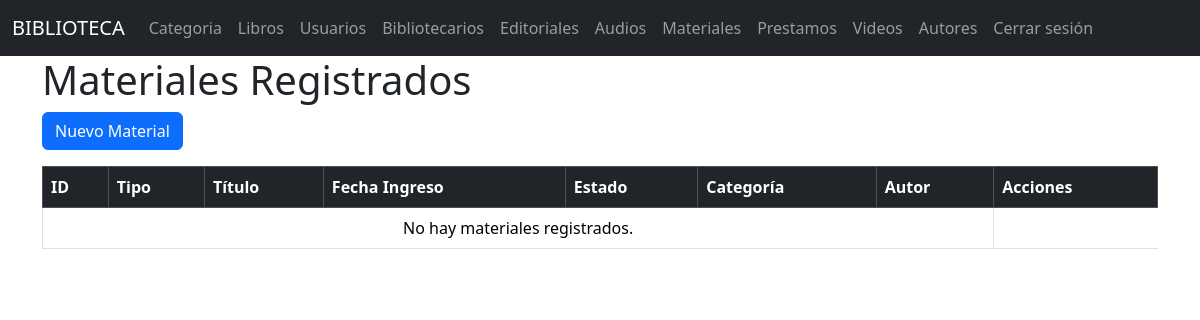
/materiales/, run on an earlier commit of the app's database.
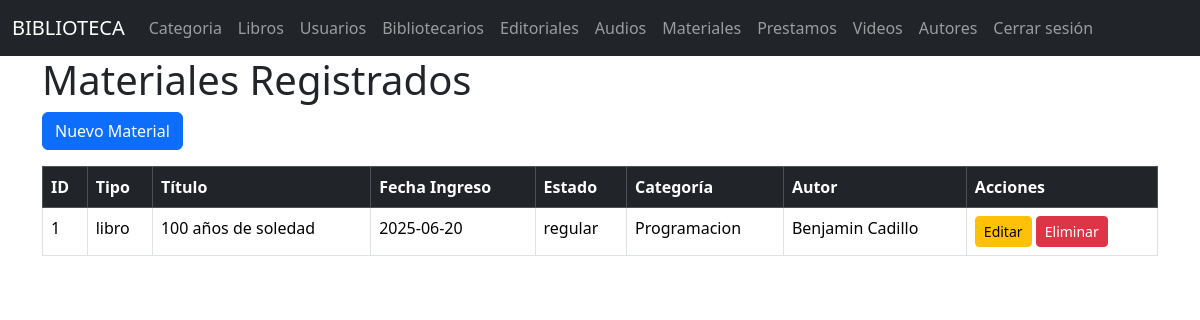
And on a later commit of the database.
### models/material_model.py (models this page shows, shortened)
class Material(db.Model):
    __tablename__ = 'materiales'
    id_material = db.Column(db.Integer, primary_key=True)
    tipo = db.Column(db.String(50), nullable=False)
    titulo = db.Column(db.String(100), nullable=False)
    fecha_ingreso = db.Column(db.String(20), nullable=False)
    estado = db.Column(db.String(20), nullable=False)
    id_categoria = db.Column(db.Integer, db.ForeignKey('categoria.id_cat'),nullable=False)
    id_autor = db.Column(db.Integer, db.ForeignKey('autores.id_autor'), nullable=False)
    categoria = db.relationship('Categoria', back_populates='materiales')
    libro = db.relationship('Libro', back_populates='material')
    autor = db.relationship('Autores', back_populates='materiales')
    @staticmethod
    def get_all():
        return Material.query.all()

### models/categoria_model.py (models this page shows, shortened)
class Categoria(db.Model):
    __tablename__ = "categoria"
    id_cat = db.Column(db.Integer, primary_key=True)
    nombre = db.Column(db.String(50), nullable=False)
    materiales = db.relationship('Material', back_populates='categoria')

### models/autores_model.py (models this page shows, shortened)
class Autores(db.Model):
    __tablename__ = "autores"
    id_autor = db.Column(db.Integer,primary_key=True)
    nombre = db.Column(db.String(150),nullable=False)
    materiales = db.relationship('Material', back_populates='autor')

### controllers/material_controllers.py (the view)
@material_bp.route("/")
def index():
    materiales = Material.get_all()
    return material_view.list(materiales)

### views/material_view.py (called while the page is built)
def list(materiales):
    return render_template('materiales/index.html', materiales=materiales)

### templates/materiales/index.html (shortened to what this page needs)
{% extends 'base.html' %}
{% block content %}
    <h1>Materiales Registrados</h1>
    <a href="{{ url_for('material.create') }}" class="btn btn-primary mb-3">Nuevo Material</a>
    <table class="table table-bordered">
        <thead class="table-dark">
            <tr>
                <th>ID</th>
                <th>Tipo</th>
                <th>Título</th>
                <th>Fecha Ingreso</th>
                <th>Estado</th>
                <th>Categoría</th>
                <th>Autor</th>
                <th>Acciones</th>
            </tr>
        </thead>
        <tbody>
            {% for mat in materiales %}
            <tr>
                <td>{{ mat.id_material }}</td>
                <td>{{ mat.tipo }}</td>
                <td>{{ mat.titulo }}</td>
                <td>{{ mat.fecha_ingreso }}</td>
                <td>{{ mat.estado }}</td>
                <td>{{ mat.categoria.nombre }}</td>
                <td>{{ mat.autor.nombre }}</td>
                <td>
                    <a href="{{ url_for('material.edit', id_material=mat.id_material) }}" class="btn btn-warning btn-sm">Editar</a>
                    <a href="{{ url_for('material.delete', id_material=mat.id_material) }}" class="btn btn-danger btn-sm" onclick="return confirm('¿Seguro que quieres eliminarlo?')">Eliminar</a>
                </td>
            </tr>
            {% else %}
            <tr><td colspan="7" class="text-center">No hay materiales registrados.</td></tr>
            {% endfor %}
        </tbody>
    </table>
{% endblock %}

What changed in the data, as far as the page shows it:
added Material: id_material "1", tipo "libro", titulo "100 años de soledad", fecha_ingreso "2025-06-20", estado "regular", categoria.nombre "Programacion", autor.nombre "Benjamin Cadillo"
Also different on the page:
text no longer shown: "No hay materiales registrados."
